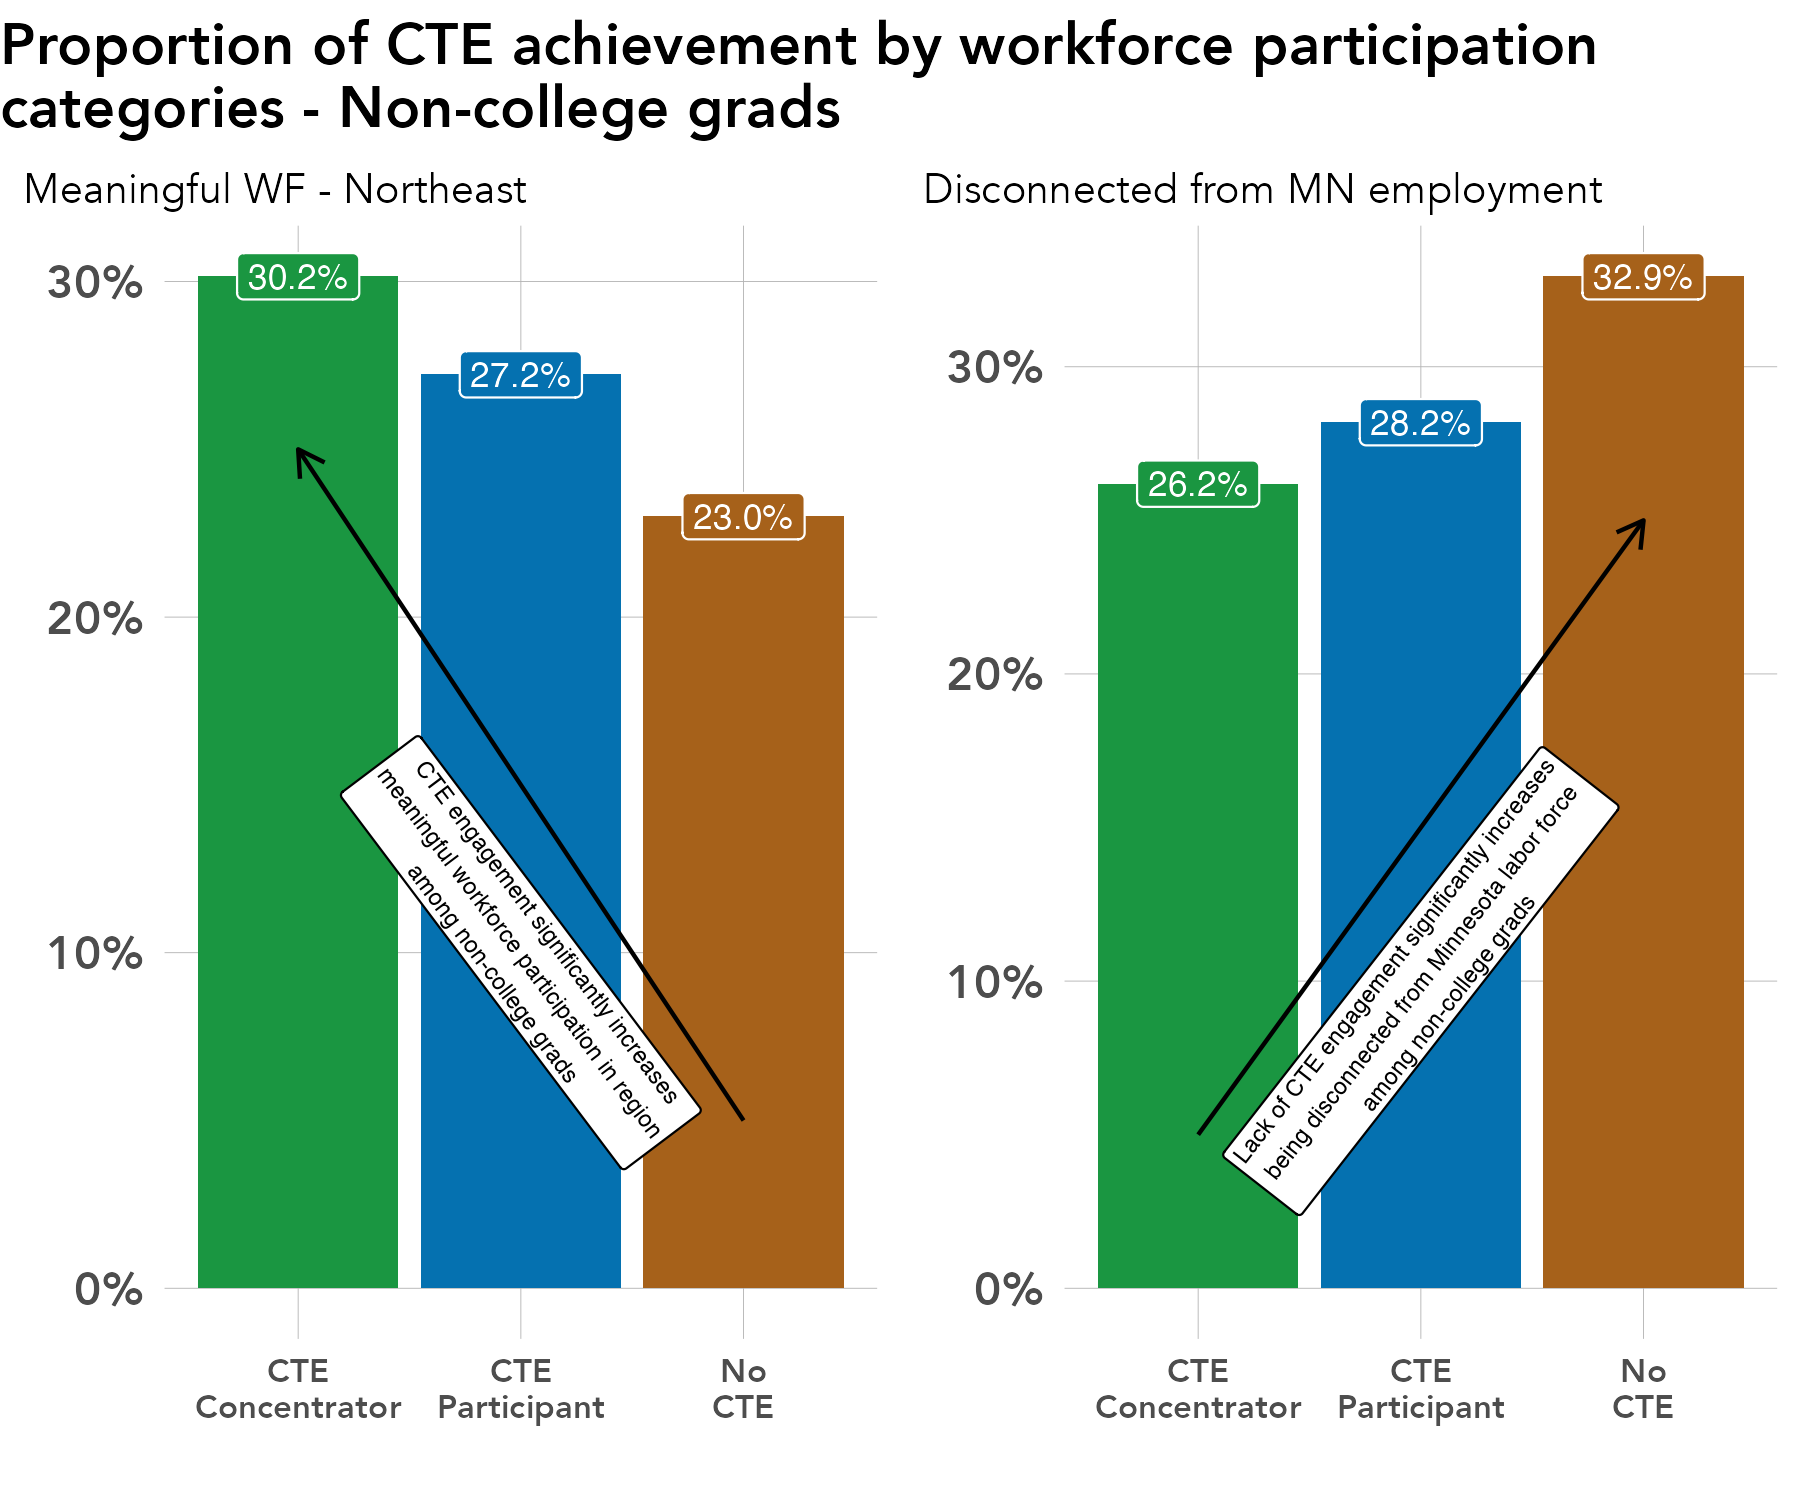

Write R code to recreate this figure.
# library -----------------------------------------------------------------
library(tidyverse)
library(sf)
library(ggrepel)
library(scales)
library(ggiraph)
library(rmapshaper)
library(cowplot)
library(RColorBrewer)
library(readxl)
library(lubridate)
library(readxl)
library(systemfonts)
reset_font_cache()
library(ggtext)
library(janitor)
library(cowplot)


rm(list = ls())

# themes ------------------------------------------------------------------
theme_bar <- theme_bw() +
  theme(panel.grid.major = element_line(color = "grey70", size = 0.1),
        panel.grid.minor = element_blank(),
        axis.ticks = element_blank(),
        axis.text = element_text(face = "bold"),
        panel.border = element_blank(),
        legend.background = element_rect(fill = "transparent", color = "transparent"),
        legend.key = element_rect(fill = "transparent"),
        legend.key.size = unit(1, "lines"),
        legend.margin = margin(0,0,0,0),
        legend.title = element_blank(),
        legend.text = element_text(margin = margin(l = 2)),
        text = element_text(family = "Avenir") ,
        plot.title.position = "plot",
        plot.title = element_text(face = "bold"))

theme_line <- theme_bw() +
  theme(legend.background = element_rect(fill = "transparent", color = "transparent"),
        legend.key = element_rect(fill = "transparent"),
        legend.text = element_text(margin = margin(l = 2)),
        panel.grid.minor = element_blank(),
        panel.grid.major = element_line(color = "grey70", size = 0.1),
        axis.ticks = element_blank(),
        axis.text = element_text(face = "bold"),
        panel.border = element_blank(),
        legend.margin = margin(0,0,0,0),
        legend.key.size = unit(1, "lines"),
        text = element_text(family = "Avenir") ,
        plot.title.position = "plot",
        plot.title = element_text(face = "bold"))


theme_sf <- theme_bw() +
  theme(axis.text.x=element_blank(),
        axis.text.y=element_blank(),
        axis.ticks=element_blank(),
        panel.background = element_blank(),
        panel.grid.major = element_line(color = "white"),
        panel.border = element_blank(),
        legend.title = element_blank(),
        legend.text = element_text(margin = margin(l = 2)),
        legend.margin = margin(0,0,0,0),
        legend.key.size = unit(1, "lines"),
        text = element_text(family = "Avenir") ,
        plot.title.position = "plot",
        plot.title = element_text(face = "bold"))

regions <- read_csv("/Users/kellyasche/Library/CloudStorage/GoogleDrive-kasche@ruralmn.org/My Drive/Data Prep/R Projects/Join docs/county_regions.csv") %>%
  select(5,6) %>%
  unique() %>%
  mutate(edr = str_replace(edr, "  ", " "),
         planning.region = str_replace(planning.region, " Minnesota", ""),
         planning.region = fct_relevel(planning.region, "Northwest", "Northeast", "Central", "Seven County Mpls-St Paul", "Southwest", "Southeast"),
         edr = fct_relevel(edr, "EDR 1 - Northwest", "EDR 2 - Headwaters", "EDR 3 - Arrowhead", "EDR 4 - West Central", "EDR 5 - North Central", "EDR 6E- Southwest Central", "EDR 6W- Upper Minnesota Valley", "EDR 7E- East Central", "EDR 7W- Central", "EDR 8 - Southwest", "EDR 9 - South Central", "EDR 10 - Southeast", "EDR 11 - 7 County Twin Cities", "Minnesota"))

counties.regions <- read_csv("/Users/kellyasche/Library/CloudStorage/GoogleDrive-kasche@ruralmn.org/My Drive/Data Prep/R Projects/Join docs/county_regions.csv") %>%
  mutate(countyfp = formatC(countyfp, width = 3, flag = "0"),
         Name = str_to_title(Name),
         Name = str_replace(Name, "Q", "q"),
         Name = str_replace(Name, "Of The", "of the"),
         Name = str_replace(Name, "Mcleod", "McLeod"),
         Dem_Desc = ifelse(Name == "Minnesota", "Minnesota", Dem_Desc) ,
         edr = str_replace(edr, "  ", " "),
         planning.region = str_replace(planning.region, " Minnesota", ""),
         planning.region = fct_relevel(planning.region, "Northwest", "Northeast", "Central", "Seven County Mpls-St Paul", "Southwest", "Southeast"),
         edr = fct_relevel(edr, "EDR 1 - Northwest", "EDR 2 - Headwaters", "EDR 3 - Arrowhead", "EDR 4 - West Central", "EDR 5 - North Central", "EDR 6E- Southwest Central", "EDR 6W- Upper Minnesota Valley", "EDR 7E- East Central", "EDR 7W- Central", "EDR 8 - Southwest", "EDR 9 - South Central", "EDR 10 - Southeast", "EDR 11 - 7 County Twin Cities", "Minnesota"))

color.ruca <- c("Entirely rural" = "#009933", "Town/rural mix" = "#99CC33", "Urban/town/rural mix" = "#CC9966", "Entirely urban" = "#754C29", "Minnesota" = "black")

color.pr <- c("Northwest" = "#4575b4","Northeast" = "grey", "Central" = "#fee090", "Seven County Mpls-St Paul" = "#d73027", "Southwest" = "#91bfdb", "Southeast" = "#fc8d59", "Minnesota" = "black")

color.edr <- c("EDR 1 - Northwest" = "#b3cde3", "EDR 2 - Headwaters" = "#8c96c6", "EDR 3 - Arrowhead" = "#fe9929", "EDR 4 - West Central" = "#8856a7", "EDR 5 - North Central" = "#810f7c", "EDR 6E- Southwest Central" = "#e5f5f9", "EDR 6W- Upper Minnesota Valley" = "#bdc9e1", "EDR 7E- East Central" = "#99d8c9", "EDR 7W- Central" = "#2ca25f", "EDR 8 - Southwest" = "#74a9cf", "EDR 9 - South Central" = "#0570b0", "EDR 10 - Southeast" = "#d7301f", "EDR 11 - 7 County Twin Cities" = "#d8b365", "Minnesota" = "black")

color.pr.edr <- c ("Northwest" = "#4575b4","Northeast" = "#e0f3f8", "Central" = "#fee090", "Seven County Mpls-St Paul" = "#d73027", "Southwest" = "#91bfdb", "Southeast" = "#fc8d59", "Minnesota" = "black", "EDR 1 - Northwest" = "#b3cde3", "EDR 2 - Headwaters" = "#8c96c6", "EDR 3 - Arrowhead" = "#fe9929", "EDR 4 - West Central" = "#8856a7", "EDR 5 - North Central" = "#810f7c", "EDR 6E- Southwest Central" = "#e5f5f9", "EDR 6W- Upper Minnesota Valley" = "#bdc9e1", "EDR 7E- East Central" = "#99d8c9", "EDR 7W- Central" = "#2ca25f", "EDR 8 - Southwest" = "#74a9cf", "EDR 9 - South Central" = "#0570b0", "EDR 10 - Southeast" = "#d7301f", "EDR 11 - 7 County Twin Cities" = "#d8b365")

color.six <- c("#009933", "#4575b4", "grey", "#fee090", "#fc8d59", "#d73027")

mn_counties <- st_read("/Users/kellyasche/Library/CloudStorage/GoogleDrive-kasche@ruralmn.org/My Drive/Data Prep/R Projects/Shapefiles/County shapefiles/MNCounties_MNDOT.shp", quiet = TRUE) %>%
  ms_simplify(keep = .01, keep_shapes = TRUE) %>%
  rename("countyfp" = "FIPS_CODE")

counties.regions.1 <- counties.regions %>%
  mutate(statefp = "27",
         project.pr = ifelse(edr %in% c("EDR 1 - Northwest", "EDR 2 - Headwaters", "EDR 4 - West Central"), "Northwest",
                             ifelse(edr == "EDR 3 - Arrowhead", "Northeast",
                                    ifelse(edr %in% c("EDR 5 - North Central", "EDR 7E- East Central", "EDR 7W- Central"), "Central",
                                           ifelse(edr %in% c("EDR 6E- Southwest Central", "EDR 6W- Upper Minnesota Valley", "EDR 8 - Southwest"), "Southwest",
                                                  ifelse(edr %in% c("EDR 9 - South Central", "EDR 10 - Southeast"), "Southern", as.character(planning.region)))))),
         project.pr = fct_relevel(project.pr, "Northwest", "Northeast", "Central", "Seven County Mpls-St Paul", "Southwest", "Southern"))


# Prep data ---------------------------------------------------------------

original <- read_csv("Data/SLEDS/Masters/Master-report-dataset.csv")

data <- original %>%
  filter(ps.grad == "No") %>%
  select(grad.year.5, cte.achievement) %>%
  filter(grad.year.5 != "After 2023") %>%
  group_by(cte.achievement, grad.year.5) %>%
  summarize(n = n()) %>%
  ungroup() %>%
  group_by(cte.achievement) %>%
  mutate(pct = n / sum(n)) %>%
  ungroup() %>%
  mutate(grad.year.5 = str_replace(grad.year.5, "No MN emp record, not attending ps", "No MN employment"),
         grad.year.5 = str_replace(grad.year.5, "Not meaningful, not attending ps", "Not meaningful"),
         grad.year.5 = fct_relevel(grad.year.5, "Meaningful WF - Northeast", "Meaningful WF - MN", "Not meaningful", "No MN employment"))


# Create chart ------------------------------------------------------------
names(data)

meaningful.ne.plot <- ggplot(data = filter(data, grad.year.5 == "Meaningful WF - Northeast"), aes(cte.achievement, pct, fill = cte.achievement)) +
  geom_col(position = "dodge") +
  geom_label(aes(label = percent(pct, accuracy = .1)), show.legend = FALSE, position = position_dodge(width = .9), color = "white", size = 3) +
  annotate(geom = "segment",
           x = 3,
           xend = 1,
           y = .05,
           yend = .25,
           arrow = arrow(length = unit(.25, "cm"))) +
  annotate(geom = "label",
           x = 2,
           y = .1,
           angle = -53,
           label = "CTE engagement significantly increases\nmeaningful workforce participation in region\namong non-college grads",
           color = "black",
           fill = "white",
           size = 2) +
  labs(x="", y = "", subtitle = "Meaningful WF - Northeast")+
  scale_y_continuous(labels=scales::percent) +
  scale_x_discrete(labels = c("CTE\nConcentrator", "CTE\nParticipant", "No\nCTE")) +
  theme_bar+
  scale_fill_manual(values = c("#1a9641", "#0571b0", "#a6611a"),
                    guide = guide_legend(ncol = 2)) +
  theme(legend.position = "none",
        text = element_text(size = 14),
        axis.text.x = element_text(size = 8),
        plot.subtitle = element_text(size = 10))

meaningful.ne.plot

not.meaningful.plot <- ggplot(data = filter(data, grad.year.5 == "No MN employment"), aes(cte.achievement, pct, fill = cte.achievement)) +
  geom_col(position = "dodge") +
  geom_label(aes(label = percent(pct, accuracy = .1)), show.legend = FALSE, position = position_dodge(width = .9), color = "white", size = 3) +
  annotate(geom = "segment",
           x = 1,
           xend = 3,
           y = .05,
           yend = .25,
           arrow = arrow(length = unit(.25, "cm"))) +
  annotate(geom = "label",
           x = 2,
           y = .1,
           angle = 52,
           label = "Lack of CTE engagement significantly increases\nbeing disconnected from Minnesota labor force\namong non-college grads",
           color = "black",
           fill = "white",
           size = 2) +
  labs(x="", y = "", subtitle = "Disconnected from MN employment")+
  scale_y_continuous(labels=scales::percent) +
  scale_x_discrete(labels = c("CTE\nConcentrator", "CTE\nParticipant", "No\nCTE")) +
  theme_bar+
  scale_fill_manual(values = c("#1a9641", "#0571b0", "#a6611a"),
                    guide = guide_legend(ncol = 2)) +
  theme(legend.position = "none",
        text = element_text(size = 14),
        axis.text.x = element_text(size = 8),
        plot.subtitle = element_text(size = 10))

not.meaningful.plot

title <- ggdraw() +
  draw_label("Proportion of CTE achievement by workforce participation\ncategories - Non-college grads",
             x = 0,
             hjust = 0,
             fontfamily = "Avenir",
             fontface = "bold",
             size = 14)

top <- cowplot::plot_grid(meaningful.ne.plot, not.meaningful.plot, ncol = 2, rel_widths = c(1,1))

top

cowplot::plot_grid(title, top, ncol = 1, rel_heights = c(.1, .9))

ggsave(filename = "Charts/Paper report/non-college-grads-cte-wf.pdf", device = cairo_pdf, dpi = "print", width = 6, height = 5)

ggsave(filename = "Charts/Paper report/non-college-grads-cte-wf.png", dpi = "print", width = 6, height = 5)
